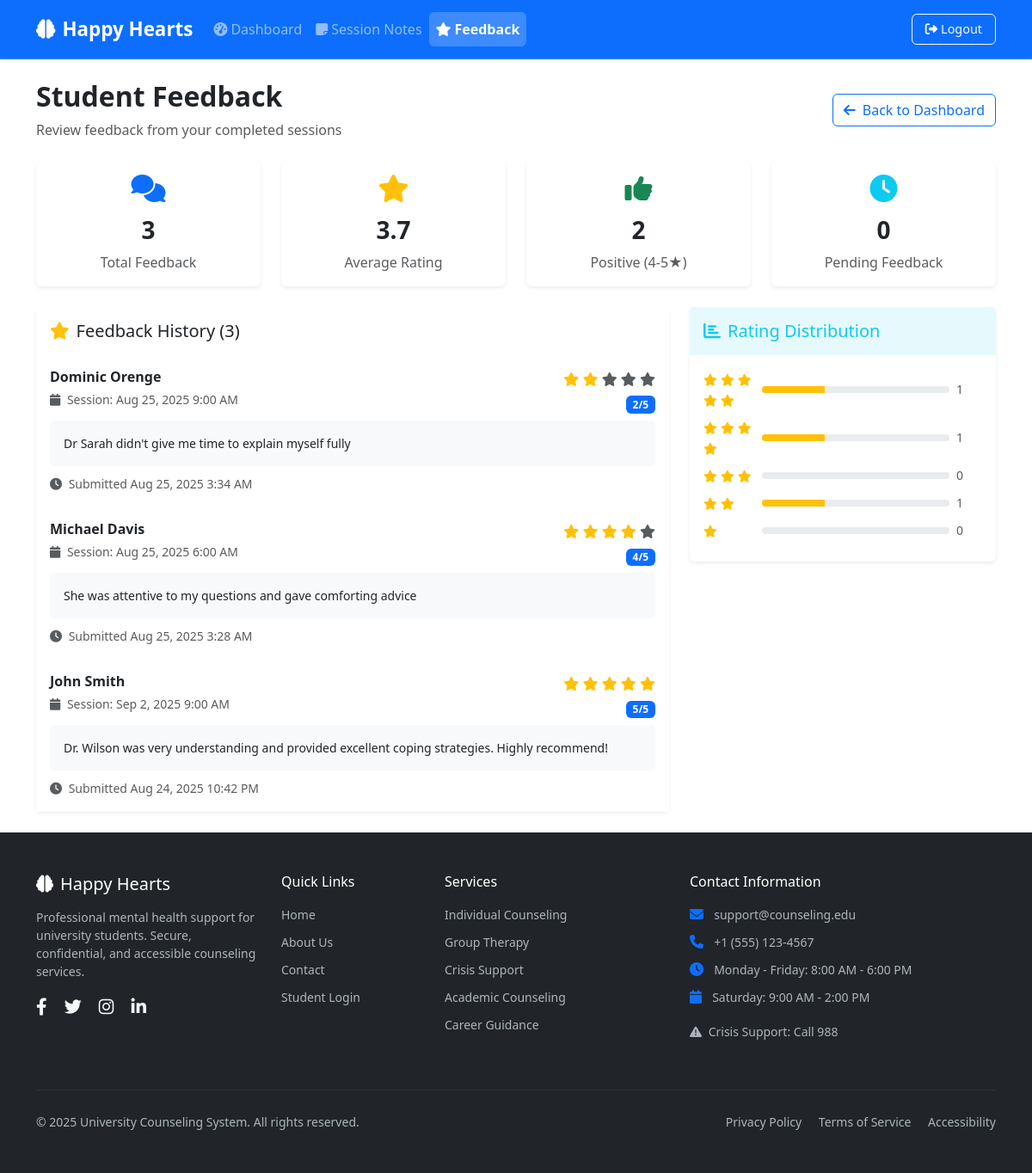
The page /counselor/view_feedback.php (signed in) on the database its author committed.
### tables this page shows
CREATE TABLE `feedback` (
  `id` bigint NOT NULL AUTO_INCREMENT,
  `student_id` bigint NOT NULL,
  `counselor_id` bigint NOT NULL,
  `session_id` bigint NOT NULL,
  `rating` int DEFAULT NULL,
  `comment` text,
  `created_at` timestamp NULL DEFAULT CURRENT_TIMESTAMP,
  PRIMARY KEY (`id`),
  UNIQUE KEY `student_id` (`student_id`,`counselor_id`,`session_id`),
  KEY `counselor_id` (`counselor_id`),
  KEY `session_id` (`session_id`),
  CONSTRAINT `feedback_ibfk_1` FOREIGN KEY (`student_id`) REFERENCES `users` (`id`),
  CONSTRAINT `feedback_ibfk_2` FOREIGN KEY (`counselor_id`) REFERENCES `users` (`id`),
  CONSTRAINT `feedback_ibfk_3` FOREIGN KEY (`session_id`) REFERENCES `sessions` (`id`),
  CONSTRAINT `feedback_chk_1` CHECK ((`rating` between 1 and 5))
);

CREATE TABLE `users` (
  `id` bigint NOT NULL AUTO_INCREMENT,
  `role` enum('STUDENT','COUNSELOR','ADMIN') NOT NULL,
  `name` varchar(150) NOT NULL,
  `email` varchar(150) NOT NULL,
  `password_hash` varchar(255) NOT NULL,
  `phone` varchar(20) DEFAULT NULL,
  `created_at` timestamp NULL DEFAULT CURRENT_TIMESTAMP,
  PRIMARY KEY (`id`),
  UNIQUE KEY `email` (`email`)
);

CREATE TABLE `appointments` (
  `id` bigint NOT NULL AUTO_INCREMENT,
  `student_id` bigint NOT NULL,
  `counselor_id` bigint NOT NULL,
  `start_time` datetime NOT NULL,
  `end_time` datetime NOT NULL,
  `status` enum('PENDING','APPROVED','DECLINED','CANCELLED','COMPLETED') DEFAULT 'PENDING',
  `message` text,
  `created_at` timestamp NULL DEFAULT CURRENT_TIMESTAMP,
  `updated_at` timestamp NULL DEFAULT NULL,
  PRIMARY KEY (`id`),
  KEY `counselor_id` (`counselor_id`,`start_time`),
  KEY `student_id` (`student_id`,`start_time`),
  CONSTRAINT `appointments_ibfk_1` FOREIGN KEY (`student_id`) REFERENCES `users` (`id`),
  CONSTRAINT `appointments_ibfk_2` FOREIGN KEY (`counselor_id`) REFERENCES `users` (`id`)
);

### counselor/view_feedback.php (the view, shortened to what this page needs)
<?php
require_once '../config/db.php';
$counselor_id = $_SESSION['user_id'];
$stmt = $pdo->prepare("
    SELECT f.*, u.name as student_name, a.start_time, a.end_time
    FROM feedback f
    JOIN sessions s ON f.session_id = s.id
    JOIN appointments a ON s.appointment_id = a.id
    JOIN users u ON f.student_id = u.id
    WHERE a.counselor_id = ?
    ORDER BY f.created_at DESC
");
$stmt->execute([$counselor_id]);
$feedback_list = $stmt->fetchAll();
$total_feedback = count($feedback_list);
$avg_rating = 0;
$rating_counts = [1 => 0, 2 => 0, 3 => 0, 4 => 0, 5 => 0];
if ($total_feedback > 0) {
    $total_ratings = 0;
    foreach ($feedback_list as $feedback) {
        $total_ratings += $feedback['rating'];
        $rating_counts[$feedback['rating']]++;
    }
    $avg_rating = $total_ratings / $total_feedback;
}
$stmt = $pdo->prepare("
    SELECT s.*, a.start_time, a.end_time, u.name as student_name
    FROM sessions s
    JOIN appointments a ON s.appointment_id = a.id
    JOIN users u ON a.student_id = u.id
    WHERE a.counselor_id = ? AND a.status = 'COMPLETED'
    AND NOT EXISTS (
        SELECT 1 FROM feedback f
        WHERE f.session_id = s.id
    )
    ORDER BY a.end_time DESC
    LIMIT 5
");
$stmt->execute([$counselor_id]);
$sessions_without_feedback = $stmt->fetchAll();
?>
<!DOCTYPE html>
<html lang="en">
<head>
    <link href="https://cdn.jsdelivr.net/npm/bootstrap@5.3.0/dist/css/bootstrap.min.css" rel="stylesheet">
    <link href="https://cdnjs.cloudflare.com/ajax/libs/font-awesome/6.4.0/css/all.min.css" rel="stylesheet">
    <link href="../assets/css/app.css" rel="stylesheet">
</head>
<body>
    <?php include 'includes/header.php'; ?>
    <div class="container py-4">
        <div class="row">
            <div class="col-12">
                <div class="d-flex justify-content-between align-items-center mb-4">
                    <div>
                        <h2 class="fw-bold">Student Feedback</h2>
                        <p class="text-muted mb-0">Review feedback from your completed sessions</p>
                    </div>
                    <a href="dashboard.php" class="btn btn-outline-primary">
                        <i class="fas fa-arrow-left me-2"></i>Back to Dashboard
                    </a>
                </div>
            </div>
        </div>
        <div class="row g-4 mb-4">
            <div class="col-md-3">
                <div class="card border-0 shadow-sm text-center">
                    <div class="card-body">
                        <i class="fas fa-comments text-primary fs-2 mb-3"></i>
                        <h3 class="fw-bold"><?= $total_feedback ?></h3>
                        <p class="text-muted mb-0">Total Feedback</p>
                    </div>
                </div>
            </div>
            <div class="col-md-3">
                <div class="card border-0 shadow-sm text-center">
                    <div class="card-body">
                        <i class="fas fa-star text-warning fs-2 mb-3"></i>
                        <h3 class="fw-bold"><?= number_format($avg_rating, 1) ?></h3>
                        <p class="text-muted mb-0">Average Rating</p>
                    </div>
                </div>
            </div>
            <div class="col-md-3">
                <div class="card border-0 shadow-sm text-center">
                    <div class="card-body">
                        <i class="fas fa-thumbs-up text-success fs-2 mb-3"></i>
                        <h3 class="fw-bold"><?= $rating_counts[5] + $rating_counts[4] ?></h3>
                        <p class="text-muted mb-0">Positive (4-5★)</p>
                    </div>
                </div>
            </div>
            <div class="col-md-3">
                <div class="card border-0 shadow-sm text-center">
                    <div class="card-body">
                        <i class="fas fa-clock text-info fs-2 mb-3"></i>
                        <h3 class="fw-bold"><?= count($sessions_without_feedback) ?></h3>
                        <p class="text-muted mb-0">Pending Feedback</p>
                    </div>
                </div>
            </div>
        </div>
        <div class="row">
            <div class="col-lg-8">
                <div class="card border-0 shadow-sm">
                    <div class="card-header bg-white border-0 py-3">
                        <h5 class="mb-0">
                            <i class="fas fa-star text-warning me-2"></i>Feedback History (<?= $total_feedback ?>)
                        </h5>
                    </div>
                    <div class="card-body p-0">
                        <?php if (empty($feedback_list)): ?>
                            <div class="text-center py-5">
                                <i class="fas fa-comments text-muted fs-1 mb-3"></i>
                                <h5 class="text-muted">No feedback yet</h5>
                                <p class="text-muted">Feedback will appear here after students complete their sessions</p>
                            </div>
                        <?php else: ?>
                            <div class="list-group list-group-flush">
                                <?php foreach ($feedback_list as $feedback): ?>
                                    <div class="list-group-item border-0 py-3">
                                        <div class="d-flex justify-content-between align-items-start mb-2">
                                            <div>
                                                <h6 class="mb-1 fw-bold"><?= htmlspecialchars($feedback['student_name']) ?></h6>
                                                <small class="text-muted">
                                                    <i class="fas fa-calendar me-1"></i>
                                                    Session: <?= date('M j, Y g:i A', strtotime($feedback['start_time'])) ?>
                                                </small>
                                            </div>
                                            <div class="text-end">
                                                <div class="mb-1">
                                                    <?php for ($i = 1; $i <= 5; $i++): ?>
                                                        <i class="fas fa-star <?= $i <= $feedback['rating'] ? 'text-warning' : 'text-muted' ?>"></i>
                                                    <?php endfor; ?>
                                                </div>
                                                <span class="badge bg-primary"><?= $feedback['rating'] ?>/5</span>
                                            </div>
                                        </div>
                                        <?php if ($feedback['comment']): ?>
                                            <div class="bg-light rounded p-3 mb-2">
                                                <p class="mb-0 small"><?= nl2br(htmlspecialchars($feedback['comment'])) ?></p>
                                            </div>
                                        <?php endif; ?>
                                        <small class="text-muted">
                                            <i class="fas fa-clock me-1"></i>
                                            Submitted <?= date('M j, Y g:i A', strtotime($feedback['created_at'])) ?>
                                        </small>
                                    </div>
                                <?php endforeach; ?>
                            </div>
                        <?php endif; ?>
                    </div>
                </div>
            </div>
            <div class="col-lg-4">
                <div class="card border-0 shadow-sm mb-4">
                    <div class="card-header bg-info bg-opacity-10 border-0 py-3">
                        <h5 class="mb-0 text-info">
                            <i class="fas fa-chart-bar me-2"></i>Rating Distribution
                        </h5>
                    </div>
                    <div class="card-body">
                        <?php if ($total_feedback > 0): ?>
                            <?php for ($i = 5; $i >= 1; $i--): ?>
                                <div class="d-flex align-items-center mb-2">
                                    <div class="me-2" style="width: 60px;">
                                        <?php for ($j = 1; $j <= $i; $j++): ?>
                                            <i class="fas fa-star text-warning small"></i>
                                        <?php endfor; ?>
                                    </div>
                                    <div class="flex-grow-1">
                                        <div class="progress" style="height: 8px;">
                                            <div class="progress-bar bg-warning"
                                                 style="width: <?= $total_feedback > 0 ? ($rating_counts[$i] / $total_feedback * 100) : 0 ?>%">
                                            </div>
                                        </div>
                                    </div>
                                    <div class="ms-2 text-muted small" style="width: 30px;">
                                        <?= $rating_counts[$i] ?>
                                    </div>
                                </div>
                            <?php endfor; ?>
                        <?php endif; ?>
                    </div>
                </div>
            </div>
        </div>
    </div>
    <?php include '../includes/footer.php'; ?>
</body>
</html>

### rows shown on the page
feedback: student.name "Dominic Orenge", appointments.start_time "Aug 25, 2025 9:00 AM", rating "2", comment "Dr Sarah didn't give me time to explain myself fully", created_at "Aug 25, 2025 3:34 AM"
feedback: student.name "Michael Davis", appointments.start_time "Aug 25, 2025 6:00 AM", rating "4", comment "She was attentive to my questions and gave comforting advice", created_at "Aug 25, 2025 3:28 AM"
feedback: student.name "John Smith", appointments.start_time "Sep 2, 2025 9:00 AM", rating "5", comment "Dr. Wilson was very understanding and provided excellent coping strategies. Highly recommend!", created_at "Aug 24, 2025 10:42 PM"

### other values the page prints
$total_feedback "3"
$avg_rating "3.7"
$rating_counts[5] + $rating_counts[4] "2"
count($sessions_without_feedback) "0"
$rating_counts[$i] "1"
$rating_counts[$i] "0"
